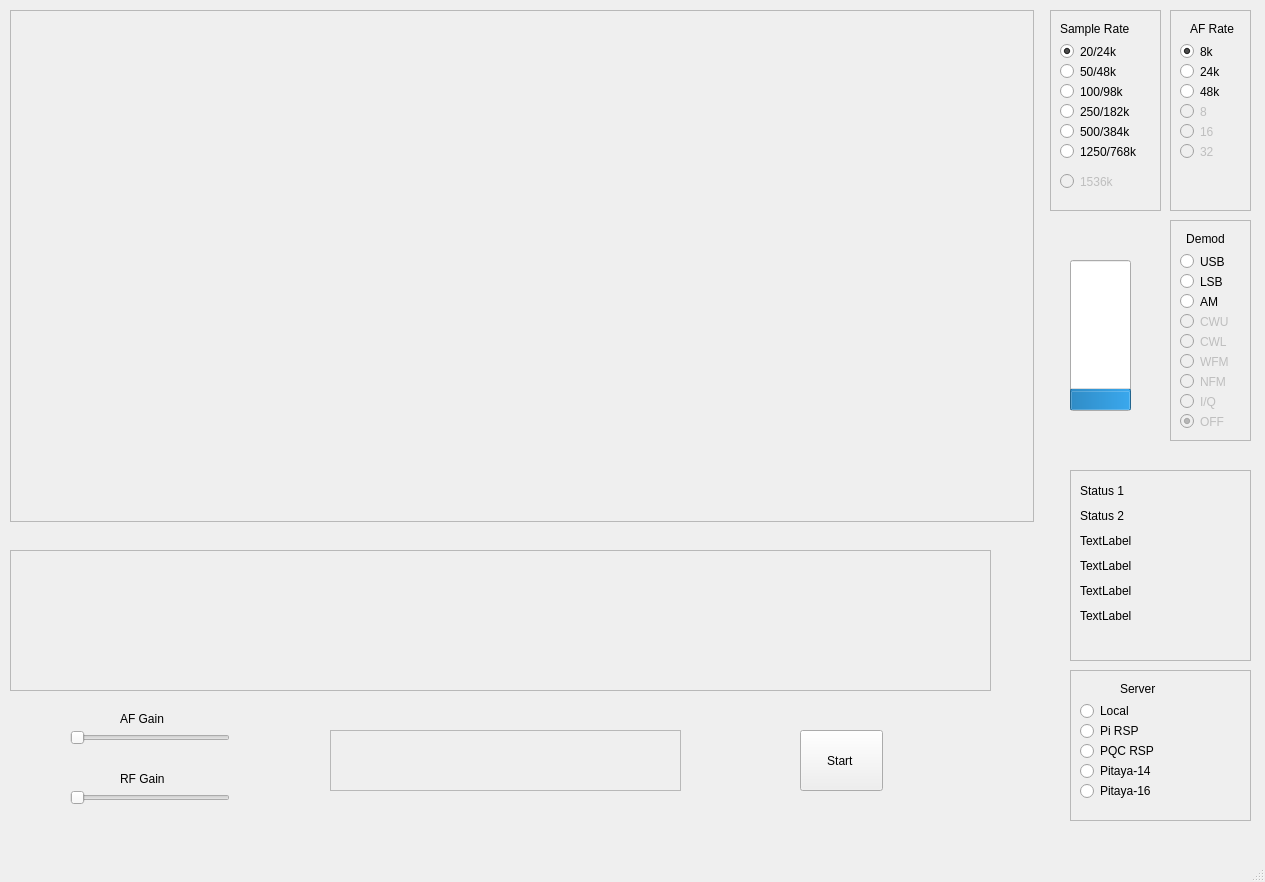
<?xml version="1.0" encoding="UTF-8"?>
<ui version="4.0">
 <class>MainWindow</class>
 <widget class="QMainWindow" name="MainWindow">
  <property name="geometry">
   <rect>
    <x>0</x>
    <y>0</y>
    <width>1265</width>
    <height>882</height>
   </rect>
  </property>
  <property name="sizePolicy">
   <sizepolicy hsizetype="Expanding" vsizetype="Expanding">
    <horstretch>0</horstretch>
    <verstretch>0</verstretch>
   </sizepolicy>
  </property>
  <property name="windowTitle">
   <string>RSP-QRX</string>
  </property>
  <widget class="QWidget" name="centralwidget">
   <property name="sizePolicy">
    <sizepolicy hsizetype="Expanding" vsizetype="Expanding">
     <horstretch>100</horstretch>
     <verstretch>100</verstretch>
    </sizepolicy>
   </property>
   <widget class="ScopePlotter" name="alpha_plotter">
    <property name="enabled">
     <bool>true</bool>
    </property>
    <property name="geometry">
     <rect>
      <x>10</x>
      <y>10</y>
      <width>1024</width>
      <height>512</height>
     </rect>
    </property>
    <property name="sizePolicy">
     <sizepolicy hsizetype="Expanding" vsizetype="Expanding">
      <horstretch>255</horstretch>
      <verstretch>255</verstretch>
     </sizepolicy>
    </property>
    <property name="sizeIncrement">
     <size>
      <width>10</width>
      <height>10</height>
     </size>
    </property>
    <property name="baseSize">
     <size>
      <width>1200</width>
      <height>600</height>
     </size>
    </property>
    <property name="mouseTracking">
     <bool>true</bool>
    </property>
    <property name="frameShape">
     <enum>QFrame::StyledPanel</enum>
    </property>
    <property name="frameShadow">
     <enum>QFrame::Raised</enum>
    </property>
    <property name="lineWidth">
     <number>1</number>
    </property>
   </widget>
   <widget class="QFrame" name="frame_5">
    <property name="geometry">
     <rect>
      <x>1050</x>
      <y>10</y>
      <width>111</width>
      <height>201</height>
     </rect>
    </property>
    <property name="frameShape">
     <enum>QFrame::StyledPanel</enum>
    </property>
    <property name="frameShadow">
     <enum>QFrame::Raised</enum>
    </property>
    <widget class="QRadioButton" name="sr4">
     <property name="geometry">
      <rect>
       <x>10</x>
       <y>110</y>
       <width>91</width>
       <height>23</height>
      </rect>
     </property>
     <property name="text">
      <string>500/384k</string>
     </property>
    </widget>
    <widget class="QRadioButton" name="sr0">
     <property name="geometry">
      <rect>
       <x>10</x>
       <y>30</y>
       <width>81</width>
       <height>23</height>
      </rect>
     </property>
     <property name="text">
      <string>20/24k</string>
     </property>
     <property name="checked">
      <bool>true</bool>
     </property>
    </widget>
    <widget class="QRadioButton" name="sr1">
     <property name="geometry">
      <rect>
       <x>10</x>
       <y>50</y>
       <width>81</width>
       <height>23</height>
      </rect>
     </property>
     <property name="text">
      <string>50/48k</string>
     </property>
     <property name="checked">
      <bool>false</bool>
     </property>
    </widget>
    <widget class="QRadioButton" name="sr2">
     <property name="geometry">
      <rect>
       <x>10</x>
       <y>70</y>
       <width>81</width>
       <height>23</height>
      </rect>
     </property>
     <property name="text">
      <string>100/98k</string>
     </property>
    </widget>
    <widget class="QRadioButton" name="sr3">
     <property name="geometry">
      <rect>
       <x>10</x>
       <y>90</y>
       <width>91</width>
       <height>23</height>
      </rect>
     </property>
     <property name="text">
      <string>250/182k</string>
     </property>
    </widget>
    <widget class="QLabel" name="label_6">
     <property name="geometry">
      <rect>
       <x>10</x>
       <y>10</y>
       <width>91</width>
       <height>17</height>
      </rect>
     </property>
     <property name="text">
      <string>Sample Rate</string>
     </property>
    </widget>
    <widget class="QRadioButton" name="sr5">
     <property name="geometry">
      <rect>
       <x>10</x>
       <y>130</y>
       <width>101</width>
       <height>23</height>
      </rect>
     </property>
     <property name="text">
      <string>1250/768k</string>
     </property>
    </widget>
    <widget class="QRadioButton" name="sr6">
     <property name="enabled">
      <bool>false</bool>
     </property>
     <property name="geometry">
      <rect>
       <x>10</x>
       <y>160</y>
       <width>81</width>
       <height>23</height>
      </rect>
     </property>
     <property name="text">
      <string>1536k</string>
     </property>
    </widget>
   </widget>
   <widget class="QFrame" name="frame_6">
    <property name="geometry">
     <rect>
      <x>1170</x>
      <y>220</y>
      <width>81</width>
      <height>221</height>
     </rect>
    </property>
    <property name="frameShape">
     <enum>QFrame::StyledPanel</enum>
    </property>
    <property name="frameShadow">
     <enum>QFrame::Raised</enum>
    </property>
    <widget class="QRadioButton" name="bw8000_3">
     <property name="enabled">
      <bool>false</bool>
     </property>
     <property name="geometry">
      <rect>
       <x>10</x>
       <y>170</y>
       <width>106</width>
       <height>23</height>
      </rect>
     </property>
     <property name="text">
      <string>I/Q</string>
     </property>
    </widget>
    <widget class="QRadioButton" name="bw200_3">
     <property name="enabled">
      <bool>false</bool>
     </property>
     <property name="geometry">
      <rect>
       <x>10</x>
       <y>130</y>
       <width>106</width>
       <height>23</height>
      </rect>
     </property>
     <property name="text">
      <string>WFM</string>
     </property>
    </widget>
    <widget class="QRadioButton" name="bw300_3">
     <property name="enabled">
      <bool>false</bool>
     </property>
     <property name="geometry">
      <rect>
       <x>10</x>
       <y>150</y>
       <width>106</width>
       <height>23</height>
      </rect>
     </property>
     <property name="text">
      <string>NFM</string>
     </property>
    </widget>
    <widget class="QRadioButton" name="dsb">
     <property name="geometry">
      <rect>
       <x>10</x>
       <y>70</y>
       <width>106</width>
       <height>23</height>
      </rect>
     </property>
     <property name="text">
      <string>AM</string>
     </property>
    </widget>
    <widget class="QRadioButton" name="lsb">
     <property name="geometry">
      <rect>
       <x>10</x>
       <y>50</y>
       <width>106</width>
       <height>23</height>
      </rect>
     </property>
     <property name="text">
      <string>LSB</string>
     </property>
    </widget>
    <widget class="QRadioButton" name="bw1536_3">
     <property name="enabled">
      <bool>false</bool>
     </property>
     <property name="geometry">
      <rect>
       <x>10</x>
       <y>90</y>
       <width>106</width>
       <height>23</height>
      </rect>
     </property>
     <property name="text">
      <string>CWU</string>
     </property>
     <property name="checked">
      <bool>false</bool>
     </property>
    </widget>
    <widget class="QRadioButton" name="bw5000_3">
     <property name="enabled">
      <bool>false</bool>
     </property>
     <property name="geometry">
      <rect>
       <x>10</x>
       <y>110</y>
       <width>106</width>
       <height>23</height>
      </rect>
     </property>
     <property name="text">
      <string>CWL</string>
     </property>
    </widget>
    <widget class="QRadioButton" name="usb">
     <property name="geometry">
      <rect>
       <x>10</x>
       <y>30</y>
       <width>106</width>
       <height>23</height>
      </rect>
     </property>
     <property name="text">
      <string>USB</string>
     </property>
    </widget>
    <widget class="QLabel" name="label_7">
     <property name="geometry">
      <rect>
       <x>-10</x>
       <y>10</y>
       <width>91</width>
       <height>17</height>
      </rect>
     </property>
     <property name="lineWidth">
      <number>2</number>
     </property>
     <property name="text">
      <string>Demod</string>
     </property>
     <property name="alignment">
      <set>Qt::AlignCenter</set>
     </property>
    </widget>
    <widget class="QRadioButton" name="bw8000_4">
     <property name="enabled">
      <bool>false</bool>
     </property>
     <property name="geometry">
      <rect>
       <x>10</x>
       <y>190</y>
       <width>106</width>
       <height>23</height>
      </rect>
     </property>
     <property name="text">
      <string>OFF</string>
     </property>
     <property name="checked">
      <bool>true</bool>
     </property>
    </widget>
   </widget>
   <widget class="QFrame" name="frame_8">
    <property name="geometry">
     <rect>
      <x>1170</x>
      <y>10</y>
      <width>81</width>
      <height>201</height>
     </rect>
    </property>
    <property name="frameShape">
     <enum>QFrame::StyledPanel</enum>
    </property>
    <property name="frameShadow">
     <enum>QFrame::Raised</enum>
    </property>
    <widget class="QRadioButton" name="ar1">
     <property name="geometry">
      <rect>
       <x>10</x>
       <y>50</y>
       <width>106</width>
       <height>23</height>
      </rect>
     </property>
     <property name="text">
      <string>24k</string>
     </property>
    </widget>
    <widget class="QRadioButton" name="ar2">
     <property name="geometry">
      <rect>
       <x>10</x>
       <y>70</y>
       <width>106</width>
       <height>23</height>
      </rect>
     </property>
     <property name="text">
      <string>48k</string>
     </property>
    </widget>
    <widget class="QRadioButton" name="ar3">
     <property name="enabled">
      <bool>false</bool>
     </property>
     <property name="geometry">
      <rect>
       <x>10</x>
       <y>90</y>
       <width>106</width>
       <height>23</height>
      </rect>
     </property>
     <property name="text">
      <string>8</string>
     </property>
    </widget>
    <widget class="QRadioButton" name="ar4">
     <property name="enabled">
      <bool>false</bool>
     </property>
     <property name="geometry">
      <rect>
       <x>10</x>
       <y>110</y>
       <width>106</width>
       <height>23</height>
      </rect>
     </property>
     <property name="text">
      <string>16</string>
     </property>
     <property name="checked">
      <bool>false</bool>
     </property>
    </widget>
    <widget class="QRadioButton" name="ar5">
     <property name="enabled">
      <bool>false</bool>
     </property>
     <property name="geometry">
      <rect>
       <x>10</x>
       <y>130</y>
       <width>106</width>
       <height>23</height>
      </rect>
     </property>
     <property name="text">
      <string>32</string>
     </property>
    </widget>
    <widget class="QLabel" name="label_9">
     <property name="geometry">
      <rect>
       <x>20</x>
       <y>10</y>
       <width>81</width>
       <height>17</height>
      </rect>
     </property>
     <property name="text">
      <string>AF Rate</string>
     </property>
    </widget>
    <widget class="QRadioButton" name="ar0">
     <property name="geometry">
      <rect>
       <x>10</x>
       <y>30</y>
       <width>106</width>
       <height>23</height>
      </rect>
     </property>
     <property name="text">
      <string>8k</string>
     </property>
     <property name="checked">
      <bool>true</bool>
     </property>
    </widget>
   </widget>
   <widget class="QSlider" name="af_gain">
    <property name="geometry">
     <rect>
      <x>70</x>
      <y>730</y>
      <width>160</width>
      <height>16</height>
     </rect>
    </property>
    <property name="orientation">
     <enum>Qt::Horizontal</enum>
    </property>
   </widget>
   <widget class="CFreqCtrl" name="freqCtrl">
    <property name="geometry">
     <rect>
      <x>330</x>
      <y>730</y>
      <width>351</width>
      <height>61</height>
     </rect>
    </property>
    <property name="frameShape">
     <enum>QFrame::StyledPanel</enum>
    </property>
    <property name="frameShadow">
     <enum>QFrame::Raised</enum>
    </property>
   </widget>
   <widget class="ScopePlotter" name="wf_plotter">
    <property name="geometry">
     <rect>
      <x>10</x>
      <y>550</y>
      <width>981</width>
      <height>141</height>
     </rect>
    </property>
    <property name="frameShape">
     <enum>QFrame::StyledPanel</enum>
    </property>
    <property name="frameShadow">
     <enum>QFrame::Raised</enum>
    </property>
   </widget>
   <widget class="QPushButton" name="setupRsp">
    <property name="geometry">
     <rect>
      <x>800</x>
      <y>730</y>
      <width>83</width>
      <height>61</height>
     </rect>
    </property>
    <property name="text">
     <string>Start </string>
    </property>
   </widget>
   <widget class="QProgressBar" name="Bar">
    <property name="geometry">
     <rect>
      <x>1070</x>
      <y>260</y>
      <width>61</width>
      <height>151</height>
     </rect>
    </property>
    <property name="maximum">
     <number>256</number>
    </property>
    <property name="value">
     <number>32</number>
    </property>
    <property name="orientation">
     <enum>Qt::Vertical</enum>
    </property>
   </widget>
   <widget class="QFrame" name="frame">
    <property name="geometry">
     <rect>
      <x>1070</x>
      <y>470</y>
      <width>181</width>
      <height>191</height>
     </rect>
    </property>
    <property name="frameShape">
     <enum>QFrame::StyledPanel</enum>
    </property>
    <property name="frameShadow">
     <enum>QFrame::Raised</enum>
    </property>
    <widget class="QLabel" name="stat_1">
     <property name="geometry">
      <rect>
       <x>10</x>
       <y>0</y>
       <width>151</width>
       <height>41</height>
      </rect>
     </property>
     <property name="text">
      <string>Status 1</string>
     </property>
    </widget>
    <widget class="QLabel" name="stat_2">
     <property name="geometry">
      <rect>
       <x>10</x>
       <y>30</y>
       <width>151</width>
       <height>31</height>
      </rect>
     </property>
     <property name="text">
      <string>Status 2</string>
     </property>
    </widget>
    <widget class="QLabel" name="stat_3">
     <property name="geometry">
      <rect>
       <x>10</x>
       <y>60</y>
       <width>151</width>
       <height>21</height>
      </rect>
     </property>
     <property name="text">
      <string>TextLabel</string>
     </property>
    </widget>
    <widget class="QLabel" name="stat_4">
     <property name="geometry">
      <rect>
       <x>10</x>
       <y>80</y>
       <width>151</width>
       <height>31</height>
      </rect>
     </property>
     <property name="text">
      <string>TextLabel</string>
     </property>
    </widget>
    <widget class="QLabel" name="stat_5">
     <property name="geometry">
      <rect>
       <x>10</x>
       <y>110</y>
       <width>151</width>
       <height>21</height>
      </rect>
     </property>
     <property name="text">
      <string>TextLabel</string>
     </property>
    </widget>
    <widget class="QLabel" name="stat_6">
     <property name="geometry">
      <rect>
       <x>10</x>
       <y>130</y>
       <width>151</width>
       <height>31</height>
      </rect>
     </property>
     <property name="text">
      <string>TextLabel</string>
     </property>
    </widget>
   </widget>
   <widget class="QFrame" name="ip_select">
    <property name="geometry">
     <rect>
      <x>1070</x>
      <y>670</y>
      <width>181</width>
      <height>151</height>
     </rect>
    </property>
    <property name="frameShape">
     <enum>QFrame::StyledPanel</enum>
    </property>
    <property name="frameShadow">
     <enum>QFrame::Raised</enum>
    </property>
    <widget class="QRadioButton" name="ip1">
     <property name="geometry">
      <rect>
       <x>10</x>
       <y>30</y>
       <width>106</width>
       <height>22</height>
      </rect>
     </property>
     <property name="text">
      <string>Local</string>
     </property>
    </widget>
    <widget class="QRadioButton" name="ip2">
     <property name="geometry">
      <rect>
       <x>10</x>
       <y>50</y>
       <width>106</width>
       <height>22</height>
      </rect>
     </property>
     <property name="text">
      <string>Pi RSP</string>
     </property>
    </widget>
    <widget class="QRadioButton" name="ip3">
     <property name="geometry">
      <rect>
       <x>10</x>
       <y>70</y>
       <width>106</width>
       <height>22</height>
      </rect>
     </property>
     <property name="text">
      <string>PQC RSP</string>
     </property>
    </widget>
    <widget class="QRadioButton" name="ip4">
     <property name="geometry">
      <rect>
       <x>10</x>
       <y>90</y>
       <width>106</width>
       <height>22</height>
      </rect>
     </property>
     <property name="text">
      <string>Pitaya-14</string>
     </property>
    </widget>
    <widget class="QLabel" name="label">
     <property name="geometry">
      <rect>
       <x>50</x>
       <y>10</y>
       <width>64</width>
       <height>17</height>
      </rect>
     </property>
     <property name="text">
      <string>Server </string>
     </property>
    </widget>
    <widget class="QRadioButton" name="ip5">
     <property name="geometry">
      <rect>
       <x>10</x>
       <y>110</y>
       <width>106</width>
       <height>22</height>
      </rect>
     </property>
     <property name="text">
      <string>Pitaya-16</string>
     </property>
    </widget>
   </widget>
   <widget class="QSlider" name="rf_gain">
    <property name="geometry">
     <rect>
      <x>70</x>
      <y>790</y>
      <width>160</width>
      <height>16</height>
     </rect>
    </property>
    <property name="orientation">
     <enum>Qt::Horizontal</enum>
    </property>
   </widget>
   <widget class="QLabel" name="label_2">
    <property name="geometry">
     <rect>
      <x>120</x>
      <y>710</y>
      <width>64</width>
      <height>17</height>
     </rect>
    </property>
    <property name="text">
     <string>AF Gain</string>
    </property>
   </widget>
   <widget class="QLabel" name="label_3">
    <property name="geometry">
     <rect>
      <x>120</x>
      <y>770</y>
      <width>64</width>
      <height>17</height>
     </rect>
    </property>
    <property name="text">
     <string>RF Gain</string>
    </property>
   </widget>
  </widget>
  <widget class="QMenuBar" name="menubar">
   <property name="geometry">
    <rect>
     <x>0</x>
     <y>0</y>
     <width>1265</width>
     <height>22</height>
    </rect>
   </property>
  </widget>
  <widget class="QStatusBar" name="statusbar"/>
 </widget>
 <customwidgets>
  <customwidget>
   <class>ScopePlotter</class>
   <extends>QFrame</extends>
   <header location="global">ScopePlotter.h</header>
   <container>1</container>
  </customwidget>
  <customwidget>
   <class>CFreqCtrl</class>
   <extends>QFrame</extends>
   <header location="global">cfreqctrl.h</header>
   <container>1</container>
  </customwidget>
 </customwidgets>
 <resources/>
 <connections/>
</ui>
